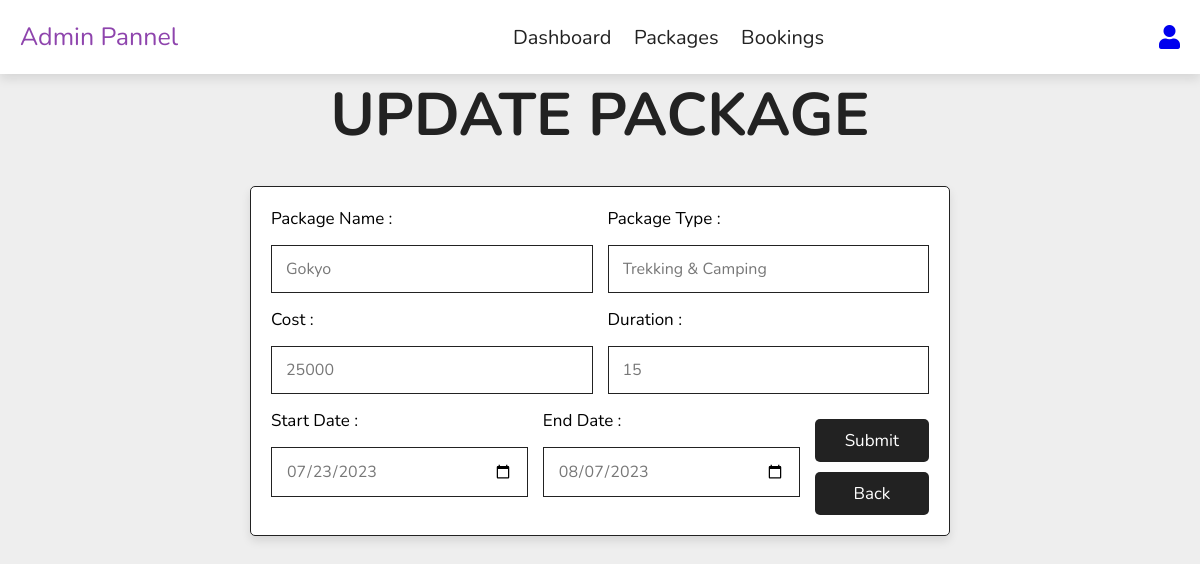
The app's page /admin/update.php?id=27 with its own data.
### tables this page shows
CREATE TABLE `package` (
  `id` int(11) NOT NULL,
  `PackageName` varchar(255) NOT NULL,
  `PackageType` varchar(255) NOT NULL,
  `cost` int(255) NOT NULL,
  `duration` varchar(255) NOT NULL,
  `startDate` date NOT NULL,
  `endDate` date NOT NULL,
  `image` longblob NOT NULL
);

### admin/update.php (the view, shortened to what this page needs)
<?php
include '../config.php';
$packageName = "";
$packageType = "";
$cost = "";
$duration = "";
$startDate = "";
$endDate = "";
if ($_SERVER['REQUEST_METHOD'] === 'POST') {
    $id = $_POST["id"];
    $packageName = $_POST["packageName"];
    $packageType = $_POST["packageType"];
    $cost = $_POST["cost"];
    $duration = $_POST["duration"];
    $startDate = $_POST["startDate"];
    $endDate = $_POST["endDate"];
    if (empty($packageName) || empty($packageType) || empty($cost) || empty($duration) || empty($startDate) || empty($endDate)) {
        $errorMessage = "All fields are required.";
    } else {
        $sql = "UPDATE `package` SET `PackageName`='$packageName',`PackageType`='$packageType',`cost`='$cost',`duration`='$duration',`startDate`='$startDate',`endDate`='$endDate' WHERE id = $id";
        $result = $conn->query($sql);
        if (!$result) {
            $errorMessage = "Invalid query: " . $conn->error;
        } else {
            $successMessage = "Package updated successfully.";
            echo '<script>
            setTimeout(function() {
                window.location.href = "admin_package.php";
            }, 3000);
        </script>';
        }
    }
} elseif ($_SERVER['REQUEST_METHOD'] === 'GET') {
    $id = $_GET["id"];
    $sql = "SELECT * FROM `package` WHERE id = $id";
    $result = $conn->query($sql);
    $row = $result->fetch_assoc();
    $packageName = $row["PackageName"];
    $packageType = $row["PackageType"];
    $cost = $row["cost"];
    $duration = $row["duration"];
    $startDate = $row["startDate"];
    $endDate = $row["endDate"];
}
?>
<!DOCTYPE html>
<html lang="en">
<head>
    <link rel="stylesheet" href="https://cdn.jsdelivr.net/npm/swiper@9/swiper-bundle.min.css">
    <link rel="stylesheet" href="../css/admin_style.css">
    <link rel="stylesheet" href="https://cdnjs.cloudflare.com/ajax/libs/font-awesome/5.15.3/css/all.min.css">
</head>
<body>
    <?php
    include 'header.php';
    ?>
    <div class="add-products">
        <h1 class="heading-title">Update Package</h1>
        <form action="" method="post">
            <div class="flex">
                <div class="inputBox">
                    <span>Package Name :</span>
                    <input type="text" name="packageName" value="<?php echo $packageName; ?>">
                </div>
                <div class="inputBox">
                    <span>Package Type :</span>
                    <input type="text" name="packageType" value="<?php echo $packageType; ?>">
                </div>
                <div class="inputBox">
                    <span>Cost :</span>
                    <input type="text" name="cost" value="<?php echo $cost; ?>">
                </div>
                <div class="inputBox">
                    <span>Duration :</span>
                    <input type="text" name="duration" value="<?php echo $duration; ?>">
                </div>
                <div class="inputBox">
                    <span>Start Date :</span>
                    <input type="date" name="startDate" value="<?php echo $startDate; ?>">
                </div>
                <div class="inputBox">
                    <span>End Date :</span>
                    <input type="date" name="endDate" value="<?php echo $endDate; ?>">
                </div>
                <div class="button">
                    <button type="submit" class="btn">Submit</button>
                    <a href="admin_package.php" role="button" class="btn">Back</a>
                </div>
            </div>
        </form>
    </div>
</body>
</html>

### css/admin_style.css (style rules this page uses)
:root { --main-color:#8e44ad; --black:#222; --white:#fff; --light-black:#777; --light-white:#fff9; --dark-bg:rgb(0,0,0.7); --light-bg:#eee; --border:.1rem solid var(--black); --box-shadow:0 .5rem 1rem rgba(0,0,0,.1) ; --text-shadow:0 1.5rem 3rem rgba(0,0,0,.3) ; }
* { font-family: 'Nunito', sans-serif; margin:0; padding:0; box-sizing: border-box; outline: none; border:none; text-decoration: none; }
html { font-size: 62.5%; overflow-x: hidden; }
body { background-color: var(--light-bg); }
.btn, .delete-btn, .option-btn { display: block; width: 100%; margin-top: 1rem; border-radius: .5rem; padding:1rem 3rem; font-size: 1.7rem; text-transform: capitalize; color:var(--white); cursor: pointer; text-align: center; }
.btn { background-color: var(--black); }
.heading-title { text-align: center; margin-bottom: 3rem; font-size: 6rem; text-transform: uppercase; color: var(--black); }
.add-products form { max-width: 70rem; margin: 0 auto; background-color: var(--white); box-shadow: var(--box-shadow); border:var(--border); border-radius: .5rem; padding:2rem; }
.add-products form .flex { display: flex; gap:1.5rem; flex-wrap: wrap; }
.add-products form .flex .inputBox { flex:1 1 25rem; }
.add-products form .flex .inputBox input { width: 100%; padding: 1.2rem 1.4rem; font-size: 1.6rem; color: var(--light-black); text-transform: none; margin-top: 1.5rem; border: var(--border); }
.add-products form span { font-size:1.7rem; color:var(--light-color); }

### records on screen
package: packageName "Gokyo", packageType "Trekking & Camping", cost "25000", duration "15", startDate "07/23/2023", endDate "08/07/2023"
